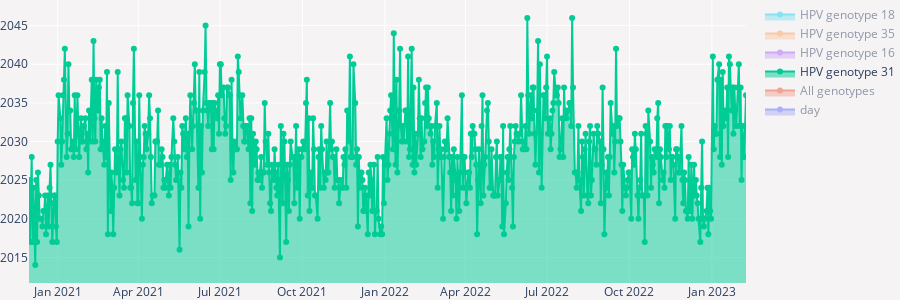

Notebook code cell kept with this figure:
### Code cell
scatter_graph(gen_df, "HPV genotype 31")

### Figure 1 — Plotly figure (JSON) as saved in the notebook; plotly's stock layout.template omitted (floating-point values rounded to 4 significant figures; data arrays with more than 128 entries replaced by an {"elided": "..."} marker saying what was removed)
{"data": [{"fill": "tonexty", "mode": "markers+lines", "name": "day", "showlegend": true, "type": "scatter", "visible": "legendonly", "x": {"elided": "687 str values"}, "y": {"elided": "687 str values"}}, {"fill": "tonexty", "mode": "markers+lines", "name": "All genotypes", "showlegend": true, "type": "scatter", "visible": "legendonly", "x": {"elided": "687 str values"}, "y": {"elided": "687 int values"}}, {"fill": "tonexty", "mode": "markers+lines", "name": "HPV genotype 31", "showlegend": true, "type": "scatter", "visible": true, "x": {"elided": "687 str values"}, "y": {"elided": "687 int values"}}, {"fill": "tonexty", "mode": "markers+lines", "name": "HPV genotype 16", "showlegend": true, "type": "scatter", "visible": "legendonly", "x": {"elided": "687 str values"}, "y": {"elided": "687 int values"}}, {"fill": "tonexty", "mode": "markers+lines", "name": "HPV genotype 35", "showlegend": true, "type": "scatter", "visible": "legendonly", "x": {"elided": "687 str values"}, "y": {"elided": "687 int values"}}, {"fill": "tonexty", "mode": "markers+lines", "name": "HPV genotype 18", "showlegend": true, "type": "scatter", "visible": "legendonly", "x": {"elided": "687 str values"}, "y": {"elided": "687 int values"}}], "layout": {"height": 300, "margin": {"b": 0, "l": 0, "r": 0, "t": 0}, "paper_bgcolor": "#f5f3f4", "plot_bgcolor": "#f5f3f4"}}
